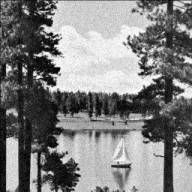
#> input picture pictures/ContraharmonicMean.jpg, 192 x 192 px
$ python ContraharmonicMean.py
#> lines starting #> are read from the running program, lines starting #| are printed output that depends on the picture
import cv2
import numpy as np
import matplotlib.pyplot as plt

def contraharmonic_mean_filter(image, kernel_size, Q):

    pad_size = kernel_size // 2
    padded_image = cv2.copyMakeBorder(image, pad_size, pad_size, pad_size, pad_size, cv2.BORDER_CONSTANT)
    result_image = np.zeros_like(image, dtype=np.float32)

    for i in range(pad_size, padded_image.shape[0] - pad_size):
        for j in range(pad_size, padded_image.shape[1] - pad_size):
            window = padded_image[i - pad_size:i + pad_size + 1, j - pad_size:j + pad_size + 1].astype(np.float32)
            numerator = np.sum(np.power(window, Q + 1))
            denominator = np.sum(np.power(window, Q))

            if denominator != 0:
                result_image[i - pad_size, j - pad_size] = numerator / denominator

    result_image = np.clip(result_image, 0, 255).astype(np.uint8)
    return result_image

# Example usage with different Q values
img = cv2.imread('./pictures/ContraharmonicMean.jpg', cv2.IMREAD_GRAYSCALE)
#> img is the input picture: shape (192, 192); min 0, max 255, mean 127.9

# Apply Contraharmonic Mean Filter with different Q values
filtered_img_q1 = contraharmonic_mean_filter(img, kernel_size=3, Q=1)
#> in contraharmonic_mean_filter, `padded_image = cv2.copyMakeBorder(image, pad_size, pad_size, pad_size,..`:
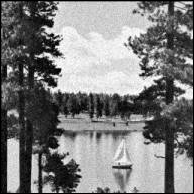
#> padded_image: shape (194, 194); min 0, max 255, mean 125.3
#> after the loop in contraharmonic_mean_filter, `for i in range(pad_size, padded_image.shape[0] - pad_size):`:
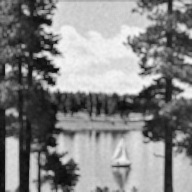
#> result_image: shape (192, 192) float32; min 8.32, max 248.7, mean 134
filtered_img_q_neg1 = contraharmonic_mean_filter(img, kernel_size=3, Q=-3)
#> call 2 of contraharmonic_mean_filter, with kernel_size = 3, Q = -3
#> after the loop in contraharmonic_mean_filter (call 2), `for i in range(pad_size, padded_image.shape[0] - pad_size):`:
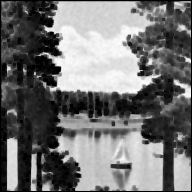
#> result_image: shape (192, 192) float32; 3.3% of the values are NaN or infinite; the others: min 1, max 247.4, mean 115.4; drawn with min black, max white, NaN and infinite black

# Display the images using matplotlib
plt.figure(figsize=(15, 5))

plt.subplot(1, 3, 1)
plt.imshow(img, cmap='gray')
plt.title('Base Image')

plt.subplot(1, 3, 2)
plt.imshow(filtered_img_q1, cmap='gray')
plt.title('Q = 1')

# The Best
plt.subplot(1, 3, 3)
plt.imshow(filtered_img_q_neg1, cmap='gray')
plt.title('Q = -1')

plt.show()
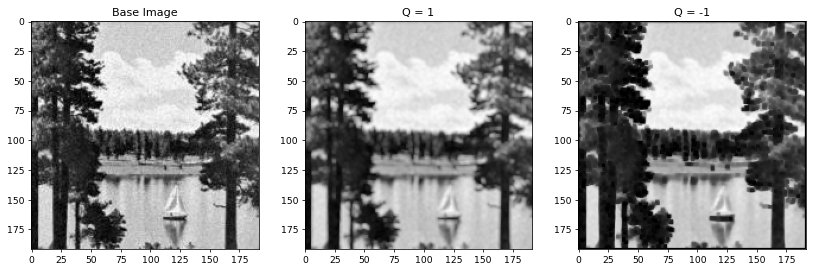
#> figure drawn by matplotlib, 3 panels

$ run again, with pictures/salt_pepper_noise.png saved as pictures/ContraharmonicMean.jpg
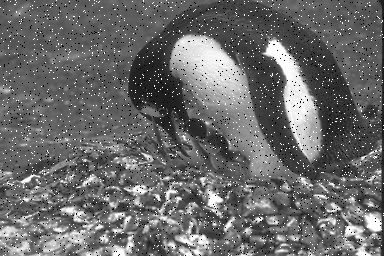
#> input picture pictures/salt_pepper_noise.png, 384 x 256 px
#> img is the input picture: shape (256, 384); min 0, max 255, mean 106
#> after the loop in contraharmonic_mean_filter (call 2), `for i in range(pad_size, padded_image.shape[0] - pad_size):`:
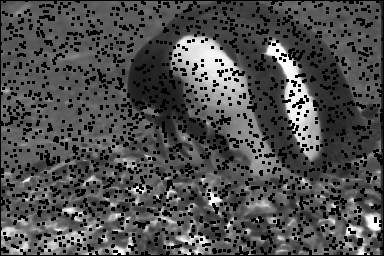
#> result_image: shape (256, 384) float32; 14.68% of the values are NaN or infinite; the others: min 1, max 254.4, mean 92.6; drawn with min black, max white, NaN and infinite black
#> `plt.show()`:
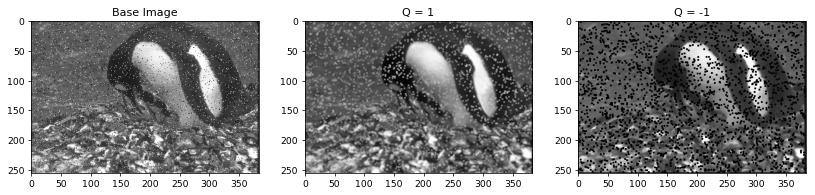
#> figure drawn by matplotlib, 3 panels
